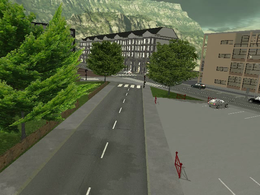
%> input picture 001.png, 260 x 195 px, shrunk from 640 x 480 before the run
$ octave Test_XCSLBP.m   (GNU Octave 9; MATLAB toolbox functions it lacks are replaced by stand-ins)
%> lines starting %> are read from the running program, lines starting %| are printed output that depends on the picture
### XCSLBP.m
function XCSLBP= XCSLBP(VolData, FxRadius, FyRadius, NeighborPoints, BorderLength)

%  This function is to compute the XCSLBP features
%  Reference:
%  Caroline Silva, Thierry Bouwmans, Carl Fr?licot, "An eXtended Center-Symmetric Local Binary Pattern
%  for Background Modeling and Subtraction in Videos," International
%  Conference on Computer Vision Theory and Applications (VISAPP),
%  March 2015, 1-8.
%
%  Copyright 2014 by Caroline Pacheco do E.Silva
%  If you have any problem, please feel free to contact Caroline Pacheco do E.Silva.
%  lolyne.pacheco@gmail.com
%% %%%%%%%%%%%%%%%%%%%%%%%%%%%%%%%%%%%%%%%%%%%%%%%%%%%%%%%%%%%%%%%%%%%%%%%%
%  Function: Running this funciton each time to compute the LBP-TOP distribution of one video sequence.
%
%  Inputs:
%
%  "VolData" keeps the grey level of all the pixels in sequences with [height][width][Length];
%       please note, all the images in one sequnces should have same size (height and weight).
%       But they don't have to be same for different sequences.
%
%  "FxRadius", "FyRadius" and "TInterval" are the radii parameter along X, Y and T axis; They can be 1, 2, 3 and 4. "1" and "3" are recommended.
%  Pay attention to "TInterval". "TInterval * 2 + 1" should be smaller than the length of the input sequence "Length". For example, if one sequence includes seven frames, and you set TInterval to three, only the pixels in the frame 4 would be considered as central pixel and computed to get the LBP-TOP feature.
%
%
%  "NeighborPoints" is the number of the neighboring points
%      in XY plane, XT plane and YT plane; They can be 4, 8, 16 and 24. "8"
%      is a good option. For example, NeighborPoints = [8 8 8];
%
%  Output:
%
%  "Histogram": keeps LBP-TOP distribution of all the pixels in the current frame with [3][dim];
%      here, "3" deote the three planes of LBP-TOP, i.e., XY, XZ and YZ planes.
%      Each value of Histogram[i][j] is between [0,1]

%%
[height, width] = size(VolData);

XYNeighborPoints = NeighborPoints(1);

%%
if XYNeighborPoints<=8
  outClass='uint8';
elseif XYNeighborPoints>8 && XYNeighborPoints<=16
   outClass='uint16';
elseif XYNeighborPoints>16 && XYNeighborPoints<=32
   outClass='uint32';
elseif XYNeighborPoints>32 && XYNeighborPoints<=64
   outClass='uint64';
else
   outClass='double';
end

%%
    % normal code
    nDim = 2^(NeighborPoints(1)/2);
    Histogram = zeros(1, nDim);

XCSLBP =zeros([height width], outClass);

        for yc = BorderLength + 1 : height - BorderLength

            for xc = BorderLength + 1 : width - BorderLength

                CenterVal = VolData(yc, xc);
                %% In XY plane
                BasicLBP = 0;
                FeaBin = 0;
                contXY = 1;
                vXYneighbor = zeros(1,8);
              % filtDimsR = [3, 3];

                % stores the neighbors in a vector
                for p = 0 : XYNeighborPoints - 1
                     X = floor(xc + FxRadius * cos((2 * pi * p) / XYNeighborPoints) + 0.5);
                     Y = floor(yc - FyRadius * sin((2 * pi * p) / XYNeighborPoints) + 0.5);
                     vXYneighbor(1, contXY) = VolData(Y, X);
                     contXY = contXY + 1;
                end

                % loop to calculate CS-LDP
                for kXY = 1: 4

                    if kXY == 1
                    p1XY =  vXYneighbor(1) - vXYneighbor(5);
                    pXY =   vXYneighbor(1) - CenterVal;
                    pcXY =  vXYneighbor(5) - CenterVal;

                    end

                    if kXY == 2
                    p1XY =  vXYneighbor(8) - vXYneighbor(4);
                    pXY =   vXYneighbor(3) - CenterVal;
                    pcXY =  vXYneighbor(7) - CenterVal;

                    end

                    if kXY == 3
                    p1XY =  vXYneighbor(7) - vXYneighbor(3);
                    pXY =   vXYneighbor(2) - CenterVal;
                    pcXY =  vXYneighbor(6) - CenterVal;

                    end

                    if kXY == 4
                    p1XY =  vXYneighbor(6) - vXYneighbor(2);
                    pXY =   vXYneighbor(4) - CenterVal;
                    pcXY =  vXYneighbor(8) - CenterVal;

                    end

                   CurrentVal = (p1XY + CenterVal) + (pXY*pcXY);

                   if CurrentVal <=0
                        BasicLBP = BasicLBP + 2 ^ FeaBin;
                   end
                   FeaBin = FeaBin + 1;
                end

                XCSLBP(yc, xc)=cast(BasicLBP,  outClass);

                    Histogram(1, BasicLBP + 1) = Histogram(1, BasicLBP + 1) + 1;

            end
        end
%% crop the margins resulting from zero padding
%     XCSLBP=XCSLBP(( filtDimsR(1)+1 ):( end-filtDimsR(1) ),...
%      ( filtDimsR(2)+1 ):( end-filtDimsR(2)));

%% normalization
for j = 1 : 1
    Histogram(j, :) = Histogram(j, :)./sum(Histogram(j, :));
end

### Test_XCSLBP.m
%  An example how to use XCS-LBP
%  The below codes are not optimized. It is straightforward for easy understanding.
%  Copyright 2014 by Caroline Pacheco do E.Silva
%  If you have any problem, please feel free to contact Caroline Pacheco do E.Silva.
%  lolyne.pacheco@gmail.com
%%
clear all; clc;

I = imread('001.png');
%> I is the input picture: size 195x260x3 uint8; mean R, G, B 93.3, 100.9, 76.4
I = rgb2gray(I);
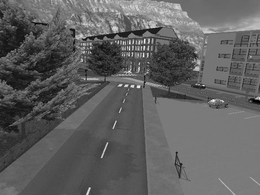
%> I: size 195x260 uint8; min 0, max 252, mean 95.8
I = double(I);
%> I: size 195x260 double

% parameter set

% 1. "FxRadius", "FyRadius" and "TInterval" are the radii parameter along X, Y and T axis; They can be 1, 2, 3 and 4. "1" and "3" are recommended.
%  Pay attention to "TInterval". "TInterval * 2 + 1" should be smaller than the length of the input sequence "Length".
% For example, if one sequence includes seven frames, and you set TInterval
% to three, only the pixels in the frame 4 would be considered as central
% pixel and computed to get theXTC-SLBP feature.
FxRadius = 1;
FyRadius = 1;
TInterval = 2;

% 2. "TimeLength" and "BoderLength" are the parameters for bodering parts in time and space which would not
% be computed for features. Usually they are same to TInterval and the
% bigger one of "FxRadius" and "FyRadius";
TimeLength = 2;
BorderLength = 1;

% Compute uniform patterns
NeighborPoints = [8 8 8]; % XY, XT, and YT planes, respectively
nDim = 2 ^ (NeighborPoints(1));  %dimensionality of basic XC-LBP

XCS = XCSLBP(I,FxRadius, FyRadius, NeighborPoints, BorderLength);
%> after the loop in XCSLBP, `for yc = BorderLength + 1 : height - BorderLength`:
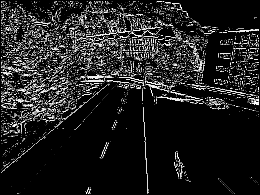
%> XCSLBP: size 195x260 uint8; min 0, max 15, mean 1.96; drawn with min black and max white
%> after the loop in XCSLBP, `for yc = BorderLength + 1 : height - BorderLength`: Histogram = [35984 1516 1438 457 1622 599 940 497 1628 631 950 624 420 502 1327 659]; p1XY = -1; pXY = 0; pcXY = 1; vXYneighbor = [120 121 120 121 122 120 121 122]
%> after the loop in XCSLBP, `for j = 1 : 1`: Histogram = [0.723 0.0304 0.0289 0.00918 0.0326 0.012 0.0189 0.00998 0.0327 0.0127 0.0191 0.0125 0.00843 0.0101 0.0266 0.0132]

XCS = XCS*(255/16);

h1 = figure(1);
subplot(1,2,1), imshow(I,[],'InitialMagnification','fit');
subplot(1,2,2), imshow(XCS,[],'InitialMagnification','fit');

disp('Finished');
